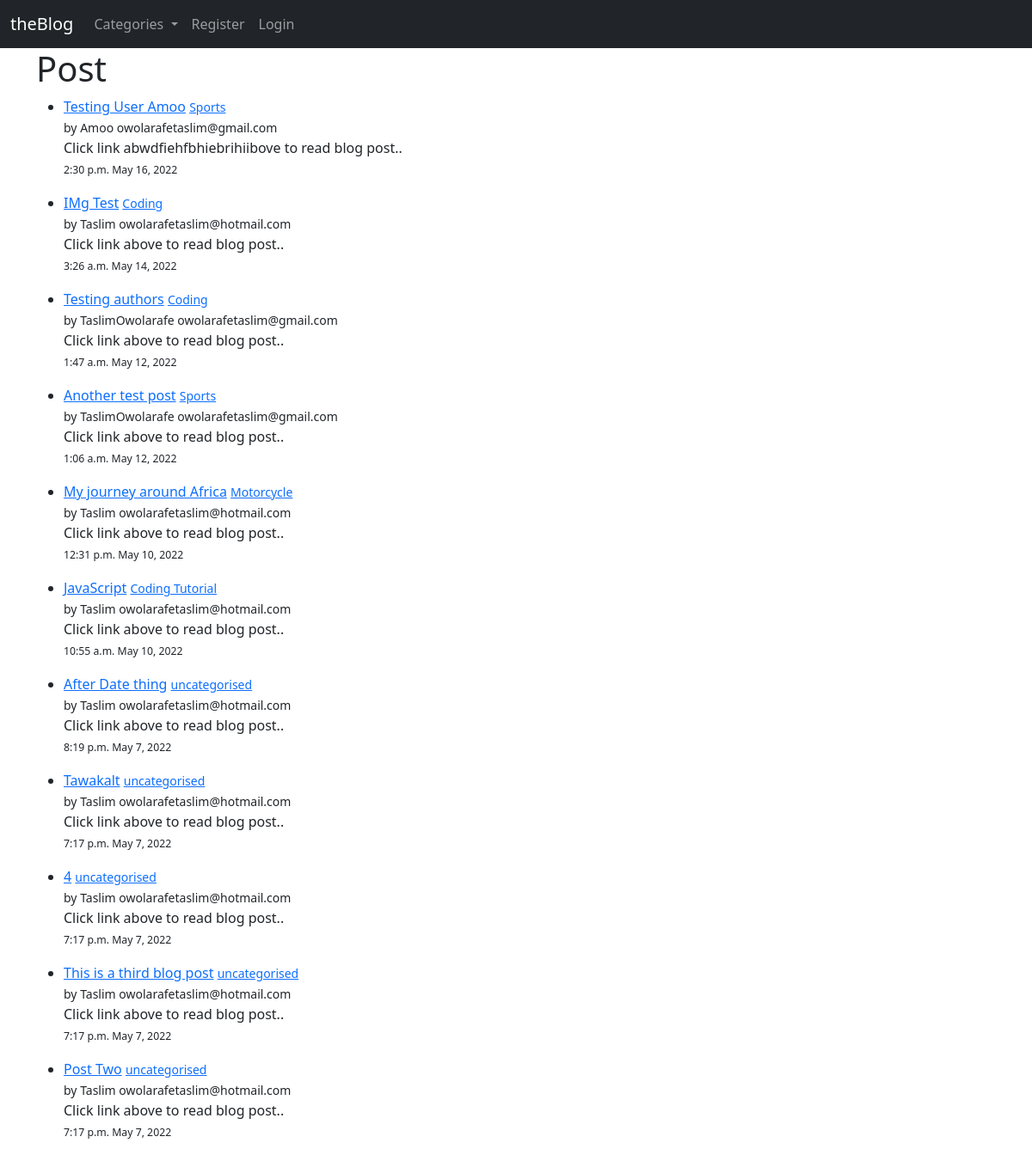
The page / on the database its author committed.
### theBlog/models.py (models this page shows, shortened)
class Post(models.Model):
    title = models.CharField(max_length=255)
    header_image = models.ImageField(null=True, blank=True, upload_to='images/')
    title_tag = models.CharField(max_length=255, default="")
    author = models.ForeignKey(User, on_delete=models.CASCADE)
    body = RichTextField(blank=True, null=True)
    snippet = models.CharField(max_length=255, default="Click link above to read blog post..")
    post_date = models.DateField(auto_now_add=True)
    post_time = models.TimeField(auto_now_add=True)
    category = models.CharField(max_length=225, default='uncategorised')
    likes = models.ManyToManyField(User, related_name='blog_posts')

### theBlog/views.py (the view)
# urls.py: path("", HomeView.as_view(), name="home"),
class HomeView(ListView):
    model = Post
    template_name = 'home.html'
    ordering = ['-id']
    def get_context_data(self, *args, **kwargs):
        cat_menu = Category.objects.all()
        context = super().get_context_data(*args, **kwargs)
        context["cat_menu"] = cat_menu
        return context

### theBlog/models.py (called while the page is built)
    def __str__(self):
        return self.name

### theBlog/templates/home.html (shortened to what this page needs)
{% extends 'base.html' %}
{% block content %}
<h1>Post</h1>
    {% for post in object_list %}
    <ul>
        <li><a href="{% url 'theBlog:article_detail' post.pk %}">{{ post.title }}</a> <small><a href="{% url 'theBlog:category' post.category %}">{{ post.category }}</a></small><br><small> by {{ post.author }} {{ post.author.email }} </small>
        </li>
        {{ post.snippet }}
        <br><small><small class="disabled">{{ post.post_time }} {{ post.post_date }}</small></small>
    </ul>
    {% endfor %}
{% endblock %}

### rows shown on the page
Post: title "Testing User Amoo", category "Sports", author "Amoo", author.email "owolarafetaslim@gmail.com", snippet "Click link abwdfiehfbhiebrihiibove to read blog post..", post_time "2:30 p.m.", post_date "May 16, 2022"
Post: title "IMg Test", category "Coding", author "Taslim", author.email "owolarafetaslim@hotmail.com", snippet "Click link above to read blog post..", post_time "3:26 a.m.", post_date "May 14, 2022"
Post: title "Testing authors", category "Coding", author "TaslimOwolarafe", author.email "owolarafetaslim@gmail.com", snippet "Click link above to read blog post..", post_time "1:47 a.m.", post_date "May 12, 2022"
Post: title "Another test post", category "Sports", author "TaslimOwolarafe", author.email "owolarafetaslim@gmail.com", snippet "Click link above to read blog post..", post_time "1:06 a.m.", post_date "May 12, 2022"
Post: title "My journey around Africa", category "Motorcycle", author "Taslim", author.email "owolarafetaslim@hotmail.com", snippet "Click link above to read blog post..", post_time "12:31 p.m.", post_date "May 10, 2022"
Post: title "JavaScript", category "Coding Tutorial", author "Taslim", author.email "owolarafetaslim@hotmail.com", snippet "Click link above to read blog post..", post_time "10:55 a.m.", post_date "May 10, 2022"
Post: title "After Date thing", category "uncategorised", author "Taslim", author.email "owolarafetaslim@hotmail.com", snippet "Click link above to read blog post..", post_time "8:19 p.m.", post_date "May 7, 2022"
Post: title "Tawakalt", category "uncategorised", author "Taslim", author.email "owolarafetaslim@hotmail.com", snippet "Click link above to read blog post..", post_time "7:17 p.m.", post_date "May 7, 2022"
Post: title "4", category "uncategorised", author "Taslim", author.email "owolarafetaslim@hotmail.com", snippet "Click link above to read blog post..", post_time "7:17 p.m.", post_date "May 7, 2022"
Post: title "This is a third blog post", category "uncategorised", author "Taslim", author.email "owolarafetaslim@hotmail.com", snippet "Click link above to read blog post..", post_time "7:17 p.m.", post_date "May 7, 2022"
Post: title "Post Two", category "uncategorised", author "Taslim", author.email "owolarafetaslim@hotmail.com", snippet "Click link above to read blog post..", post_time "7:17 p.m.", post_date "May 7, 2022"
